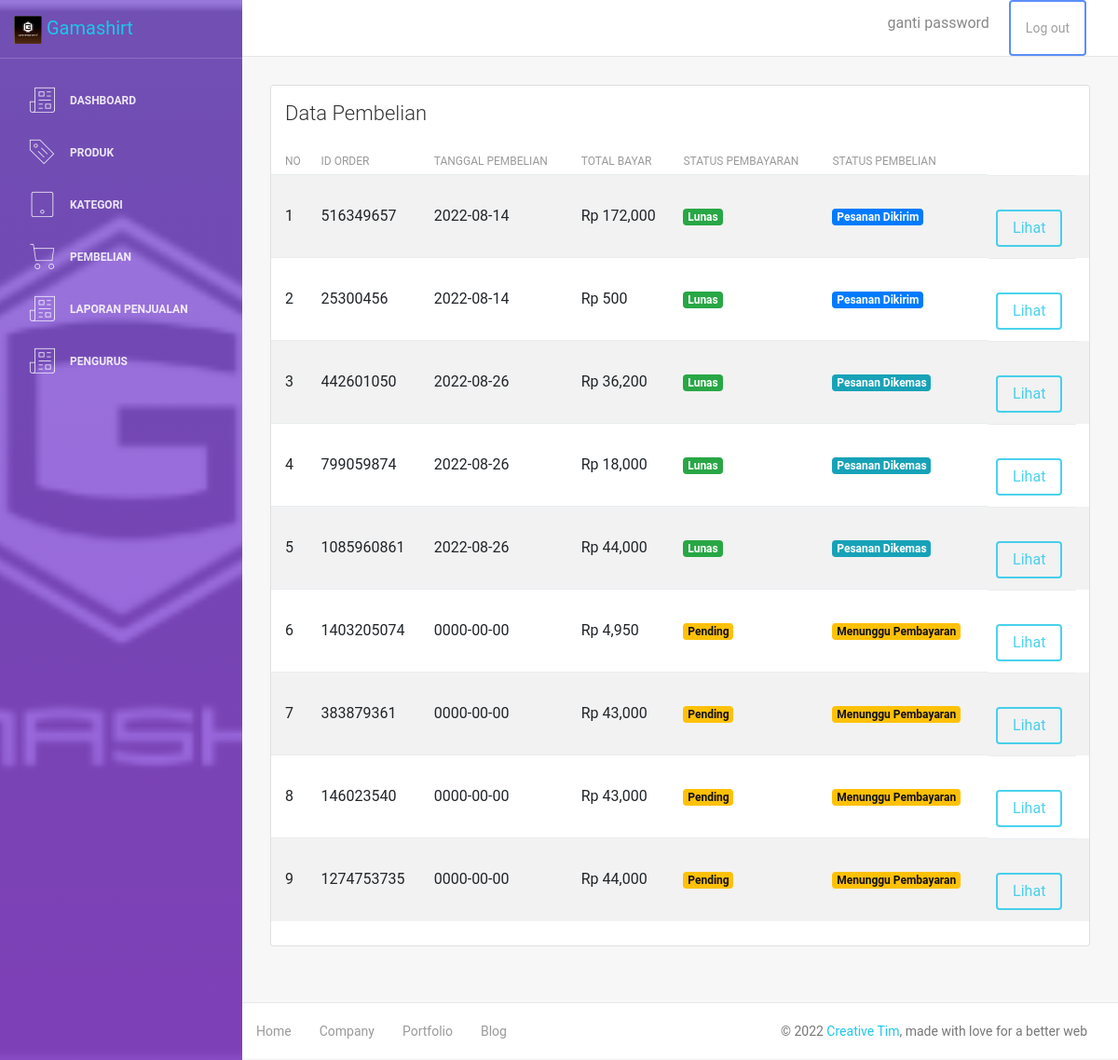
/admin/pembelian.php (signed in), run on the app's committed database.
### tables this page shows
CREATE TABLE `transaksi` (
  `id_transaksi` int(11) NOT NULL,
  `id_user` int(11) DEFAULT NULL,
  `total_bayar` int(11) DEFAULT NULL,
  `order_id` varchar(20) DEFAULT NULL,
  `tgl_bayar` date DEFAULT NULL,
  `ongkir` int(11) DEFAULT NULL,
  `status_transaksi` varchar(255) DEFAULT NULL,
  `payment_type` varchar(255) DEFAULT NULL,
  `status_pembayaran` varchar(255) DEFAULT NULL,
  `transaction_id` varchar(255) DEFAULT NULL,
  `bank` varchar(20) DEFAULT NULL,
  `va_number` varchar(30) DEFAULT NULL,
  `pdf_url` varchar(300) DEFAULT NULL
);

### admin/pembelian.php (the view, shortened to what this page needs)
<?php
include 'header.php';
include '../db/koneksi.php';
$batas = 10;
$halaman = isset($_GET['halaman']) ? (int)$_GET['halaman'] : 1;
$halaman_awal = ($halaman > 1) ? ($halaman * $batas) - $batas : 0;
?>
<div class="content">
  <div class="container-fluid">
    <div class="row">
      <div class="col-md-12">
        <div class="card strpied-tabled-with-hover">
          <div class="card-header ">
            <h4 class="card-title">Data Pembelian</h4>
          </div>
          <div class="card-body table-full-width table-responsive">
            <table class="table table-hover table-striped">
              <thead>
                <th>No</th>
                <th>Id Order</th>
                <th>Tanggal Pembelian</th>
                <th>Total Bayar</th>
                <th>Status Pembayaran</th>
                <th>Status Pembelian</th>
                <th></th>
              </thead>
              <tbody>
                <?php
                $no = $halaman_awal + 1;
                $lenght = $mysqli->query("SELECT * FROM transaksi");
                while ($list = $lenght->fetch_assoc()) {
                ?>
                  <tr>
                    <td><?php echo  $no++; ?></td>
                    <td><?php echo $list['order_id']; ?></td>
                    <td><?php echo $list['tgl_bayar']; ?></td>
                    <td>Rp <?php echo number_format($list['total_bayar'] + $list['ongkir']); ?></td>
                    <td>
                      <?php if ($list['status_pembayaran'] == 'pending') {
                        echo ' <span class="badge badge-warning">Pending</span>';
                      } ?>
                      <?php if ($list['status_pembayaran'] == 'settlement') {
                        echo ' <span class="badge badge-success">Lunas</span>';
                      } ?>
                    </td>
                    <td>
                      <?php if ($list['status_transaksi'] == 'menunggu pembayaran') {
                        echo ' <span class="badge badge-warning">Menunggu Pembayaran</span>';
                      } ?>
                      <?php if ($list['status_transaksi'] == 'pesanan dikemas') {
                        echo ' <span class="badge badge-info">Pesanan Dikemas</span>';
                      } ?>
                      <?php if ($list['status_transaksi'] == 'Pesanan Dikirim') {
                        echo ' <span class="badge badge-primary">Pesanan Dikirim</span>';
                      } ?>
                    </td>
                    <td><a href="detail-pembelian.php?id=<?php echo $list['id_transaksi']; ?>" class="btn btn-info mt-4">Lihat</a></td>
                  </tr>
                <?php } ?>
              </tbody>
            </table>
          </div>
        </div>
      </div>
    </div>
  </div>
</div>
<?php include 'footer.php' ?>

### data on the page
transaksi: order "516349657", tgl_bayar "2022-08-14", $list['total_bayar'] + $list['ongkir'] "172,000", status_pembayaran "Lunas", status_transaksi "Pesanan Dikirim"
transaksi: order "25300456", tgl_bayar "2022-08-14", $list['total_bayar'] + $list['ongkir'] "500", status_pembayaran "Lunas", status_transaksi "Pesanan Dikirim"
transaksi: order "442601050", tgl_bayar "2022-08-26", $list['total_bayar'] + $list['ongkir'] "36,200", status_pembayaran "Lunas", status_transaksi "Pesanan Dikemas"
transaksi: order "799059874", tgl_bayar "2022-08-26", $list['total_bayar'] + $list['ongkir'] "18,000", status_pembayaran "Lunas", status_transaksi "Pesanan Dikemas"
transaksi: order "1085960861", tgl_bayar "2022-08-26", $list['total_bayar'] + $list['ongkir'] "44,000", status_pembayaran "Lunas", status_transaksi "Pesanan Dikemas"
transaksi: order "1403205074", tgl_bayar "0000-00-00", $list['total_bayar'] + $list['ongkir'] "4,950", status_pembayaran "Pending", shows "Menunggu Pembayaran"
transaksi: order "383879361", tgl_bayar "0000-00-00", $list['total_bayar'] + $list['ongkir'] "43,000", status_pembayaran "Pending", shows "Menunggu Pembayaran"
transaksi: order "146023540", tgl_bayar "0000-00-00", $list['total_bayar'] + $list['ongkir'] "43,000", status_pembayaran "Pending", shows "Menunggu Pembayaran"
transaksi: order "1274753735", tgl_bayar "0000-00-00", $list['total_bayar'] + $list['ongkir'] "44,000", status_pembayaran "Pending", shows "Menunggu Pembayaran"
